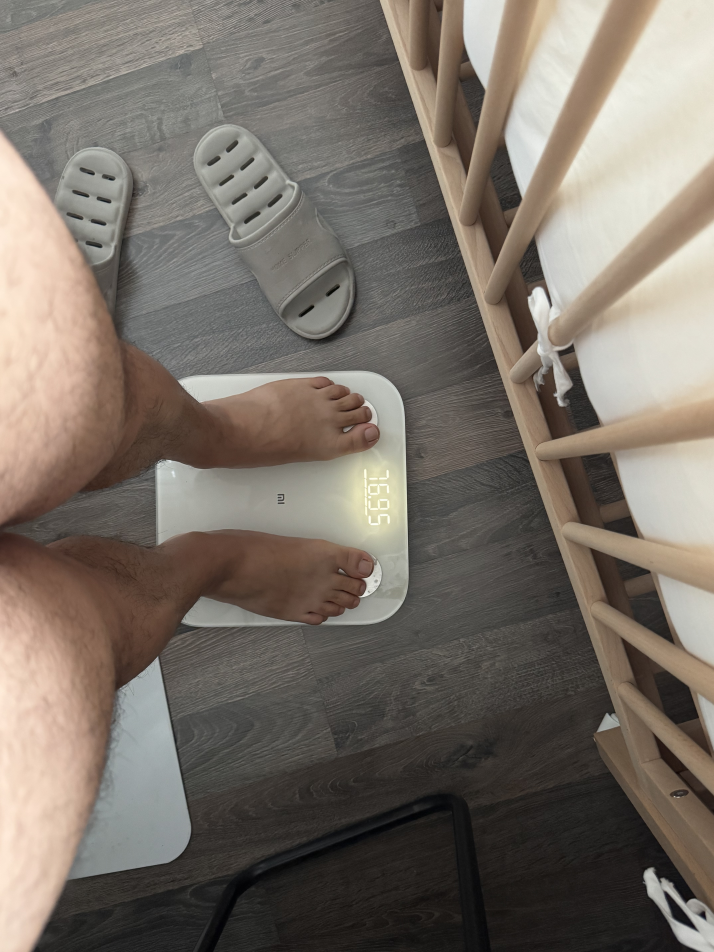
#> input picture server/ocr/uploads/1777468597646-ce6cd247_IMG_1339.jpeg, 4284 x 5712 px, given in place of out.png, which was not available (shown at 1/6 size)
$ python compare.py out.png out.png
#> lines starting #> are read from the running program, lines starting #| are printed output that depends on the picture; pictures that were not available may be replaced by others from this repository, and a replacement may not be noted
#!/usr/bin/env python3
"""图片相似度对比工具"""

import sys
import cv2
import numpy as np
from skimage.metrics import structural_similarity as ssim

def compare_images(image1_path, image2_path):
    """对比两张图片的相似度"""
#> called with image1_path = 'out.png', image2_path = 'out.png'
    # 读取图片
    img1 = cv2.imread(image1_path)
#> img1 is the input picture: shape (5712, 4284, 3); mean B, G, R 103.5, 112.5, 121.2
    img2 = cv2.imread(image2_path)

    if img1 is None or img2 is None:
        return {"error": "无法读取图片"}

    # 调整尺寸到相同大小
    if img1.shape != img2.shape:
        # 取最小尺寸
        h = min(img1.shape[0], img2.shape[0])
        w = min(img1.shape[1], img2.shape[1])
        img1 = cv2.resize(img1, (w, h))
        img2 = cv2.resize(img2, (w, h))

    # 转灰度
    gray1 = cv2.cvtColor(img1, cv2.COLOR_BGR2GRAY)
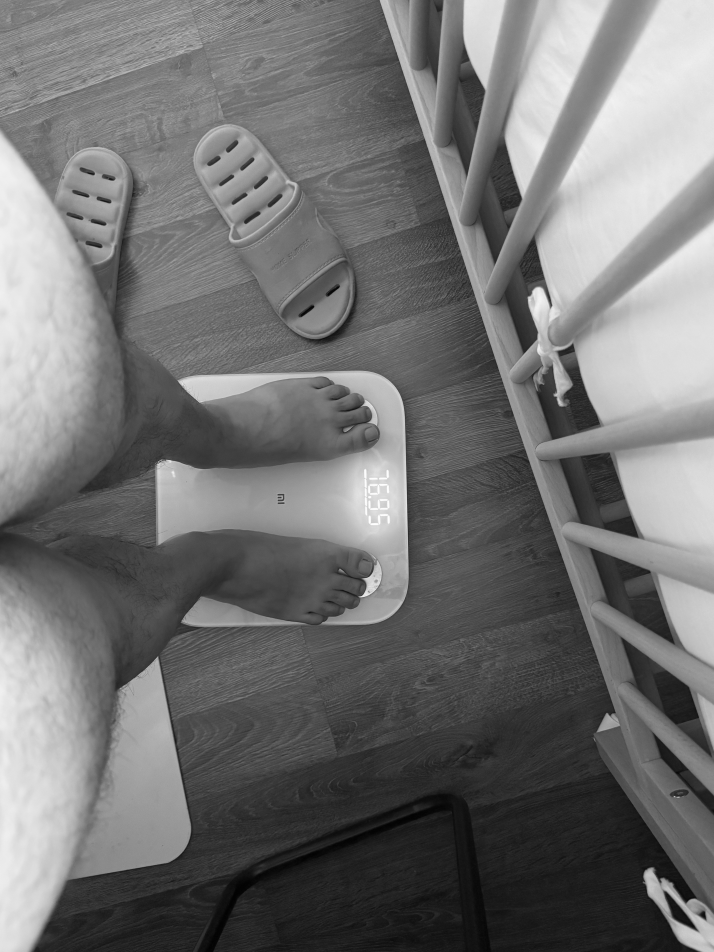
#> gray1: shape (5712, 4284) (shown at 1/6 size); min 0, max 255, mean 114.1
    gray2 = cv2.cvtColor(img2, cv2.COLOR_BGR2GRAY)

    # 结构相似度 (SSIM)
    try:
        ssim_score = ssim(gray1, gray2)
    except:
        ssim_score = 0

    # 直方图相似度
    hist1 = cv2.calcHist([img1], [0, 1, 2], None, [8, 8, 8], [0, 256, 0, 256, 0, 256])
    hist2 = cv2.calcHist([img2], [0, 1, 2], None, [8, 8, 8], [0, 256, 0, 256, 0, 256])
    cv2.normalize(hist1, hist1)
    cv2.normalize(hist2, hist2)
    hist_score = cv2.compareHist(hist1, hist2, cv2.HISTCMP_CORREL)
#> hist_score = 1

    # 综合相似度
    similarity = (ssim_score * 0.6 + hist_score * 0.4) * 100
#> similarity = 40

    # 判断相似程度
    if similarity >= 80:
        message = "图片高度相似，可能是同一图片或轻微修改"
    elif similarity >= 50:
        message = "图片部分相似，可能包含相似内容"
    else:
        message = "图片差异较大，内容不同"

    return {
        "similarity": similarity,
        "structural": ssim_score,
        "histogram": hist_score,
        "message": message
    }

if __name__ == "__main__":
    if len(sys.argv) != 3:
        print("Usage: python compare.py image1_path image2_path")
        sys.exit(1)

    result = compare_images(sys.argv[1], sys.argv[2])
#> result = {'similarity': 40, 'structural': 0, 'histogram': 1, 'message': '图片差异较大，内容不同'}
    print(result)
#| {'similarity': 40.0, 'structural': 0, 'histogram': 1.0, 'message': '图片差异较大，内容不同'}

$ run again, on server/ocr/uploads/1777468597646-ce6cd247_IMG_1347.jpeg
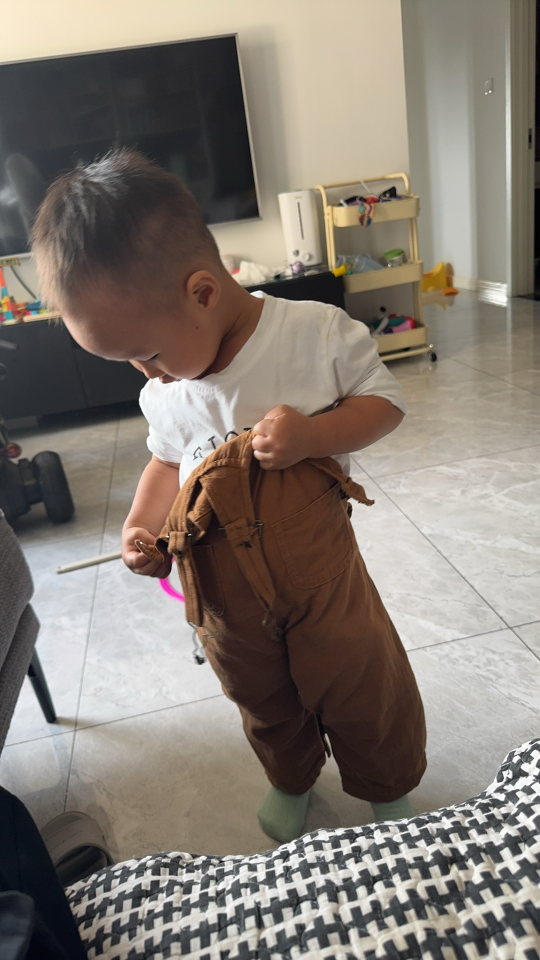
#> input picture server/ocr/uploads/1777468597646-ce6cd247_IMG_1347.jpeg, 1080 x 1920 px, given in place of out.png, which was not available (shown at 1/2 size)
#> in compare_images, img1 is the input picture: shape (1920, 1080, 3); mean B, G, R 114.7, 123.4, 132
#> in compare_images, `gray1 = cv2.cvtColor(img1, cv2.COLOR_BGR2GRAY)`:
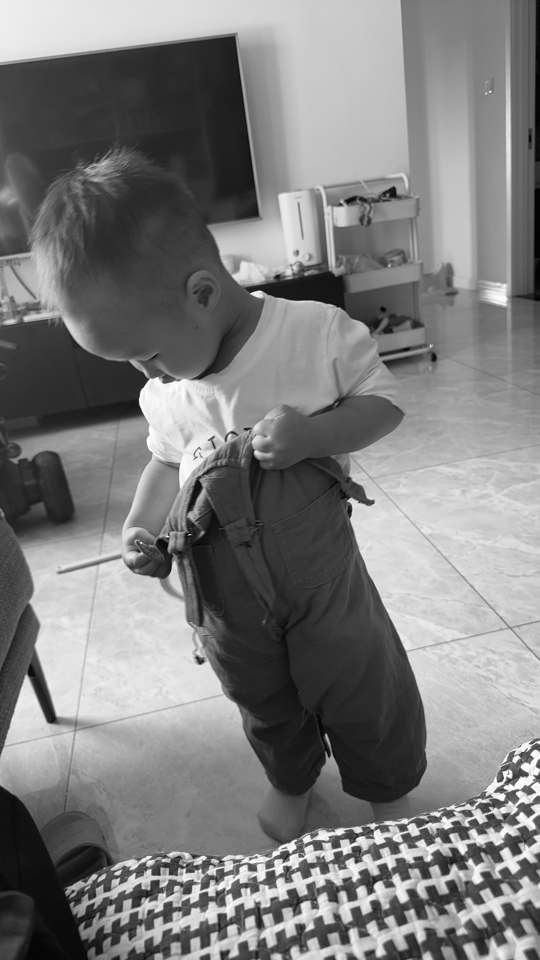
#> gray1: shape (1920, 1080) (shown at 1/2 size); min 0, max 255, mean 125
#> ssim_score = 1
#> similarity = 100
#> result = {'similarity': 100, 'structural': 1, 'histogram': 1, 'message': '图片高度相似，可能是同一图片或轻微修改'}
#| {'similarity': 100.0, 'structural': 1.0, 'histogram': 1.0, 'message': '图片高度相似，可能是同一图片或轻微修改'}
